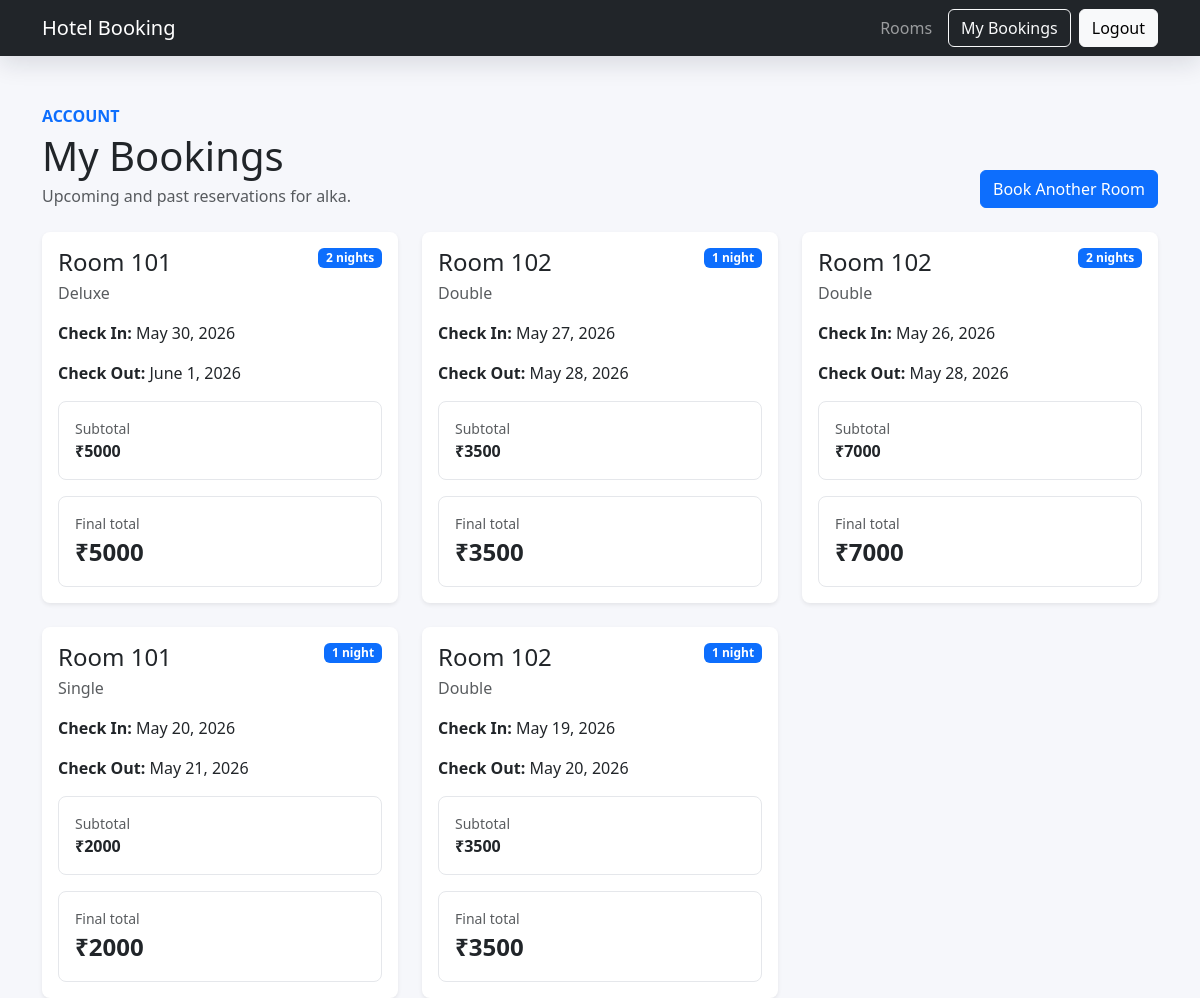
Page /profile/ (signed in) on the committed database.
### bookings/models.py (models this page shows, shortened)
class Booking(models.Model):
    room = models.ForeignKey(Room, on_delete=models.CASCADE)
    user = models.ForeignKey(User, on_delete=models.CASCADE)
    coupon = models.ForeignKey(
        Coupon,
        blank=True,
        null=True,
        on_delete=models.SET_NULL,
        related_name='bookings',
    )
    discount_percent = models.PositiveSmallIntegerField(
        default=0,
        validators=[
            MinValueValidator(0),
            MaxValueValidator(100),
        ],
    )
    check_in = models.DateField()
    check_out = models.DateField()
    created_at = models.DateTimeField(auto_now_add=True)
    class Meta:
        ordering = ['-check_in', '-created_at']
        constraints = [
            models.CheckConstraint(
                condition=Q(check_out__gt=models.F('check_in')),
                name='booking_check_out_after_check_in',
            ),
        ]
    @property
    def nights(self):
        return max((self.check_out - self.check_in).days, 0)
    @property
    def subtotal(self):
        return self.nights * self.room.price
    @property
    def discount_amount(self):
        return round(self.subtotal * self.discount_percent / 100)
    @property
    def total_price(self):
        return max(self.subtotal - self.discount_amount, 0)

### rooms/models.py (models this page shows, shortened)
class Room(models.Model):
    room_number = models.CharField(max_length=10, unique=True)
    room_type = models.CharField(max_length=50)
    price = models.IntegerField()
    available = models.BooleanField(default=True)

### accounts/views.py (the view)
# urls.py: path('profile/', profile, name='profile'),
@login_required
def profile(request):
    bookings = Booking.objects.filter(user=request.user).select_related('room')
    return render(request, 'registration/profile.html', {'bookings': bookings})

### accounts/templates/registration/profile.html (shortened to what this page needs)
{% extends 'rooms/base.html' %}
{% block content %}
<div class="container mt-5">
    <div class="d-flex flex-column flex-md-row justify-content-between gap-3 align-items-md-end mb-4">
        <div>
            <p class="text-uppercase text-primary fw-semibold mb-1">Account</p>
            <h1 class="mb-1">My Bookings</h1>
            <p class="text-muted mb-0">Upcoming and past reservations for {{ user.username }}.</p>
        </div>
        <a href="{% url 'room_list' %}" class="btn btn-primary">Book Another Room</a>
    </div>
    <div class="row g-4">
        {% for booking in bookings %}
        <div class="col-md-6 col-xl-4">
            <div class="card room-card shadow-sm h-100">
                <div class="card-body">
                    <div class="d-flex justify-content-between align-items-start mb-3">
                        <div>
                            <h3 class="h4 mb-1">
                                Room {{ booking.room.room_number }}
                            </h3>
                            <p class="text-muted mb-0">{{ booking.room.room_type }}</p>
                        </div>
                        <span class="badge text-bg-primary">{{ booking.nights }} night{{ booking.nights|pluralize }}</span>
                    </div>
                    <p>
                        <strong>Check In:</strong>
                        {{ booking.check_in }}
                    </p>
                    <p>
                        <strong>Check Out:</strong>
                        {{ booking.check_out }}
                    </p>
                    <div class="stat-tile mt-3">
                        <span class="text-muted d-block small">Subtotal</span>
                        <strong>₹{{ booking.subtotal }}</strong>
                    </div>
                    <div class="stat-tile mt-3">
                        <span class="text-muted d-block small">Final total</span>
                        <strong class="fs-4">₹{{ booking.total_price }}</strong>
                    </div>
                </div>
            </div>
        </div>
        {% endfor %}
    </div>
</div>
{% endblock %}

### rooms/templates/rooms/base.html (style rules this page uses)
body { background: #f6f7fb; }
.room-card, .booking-panel { border: 0; border-radius: 8px; transition: transform 160ms ease, box-shadow 160ms ease; }
.stat-tile { background: #ffffff; border: 1px solid #e5e7eb; border-radius: 8px; padding: 1rem; }

### rows in the picture
Booking: room.room_number "101", room.room_type "Deluxe", nights "2", check_in "May 30, 2026", check_out "June 1, 2026", subtotal "5000", total_price "5000"
Booking: room.room_number "102", room.room_type "Double", nights "1", check_in "May 27, 2026", check_out "May 28, 2026", subtotal "3500", total_price "3500"
Booking: room.room_number "102", room.room_type "Double", nights "2", check_in "May 26, 2026", check_out "May 28, 2026", subtotal "7000", total_price "7000"
Booking: room.room_number "101", room.room_type "Single", nights "1", check_in "May 20, 2026", check_out "May 21, 2026", subtotal "2000", total_price "2000"
Booking: room.room_number "102", room.room_type "Double", nights "1", check_in "May 19, 2026", check_out "May 20, 2026", subtotal "3500", total_price "3500"

### other values in the picture
{{ user.username }} "alka"
